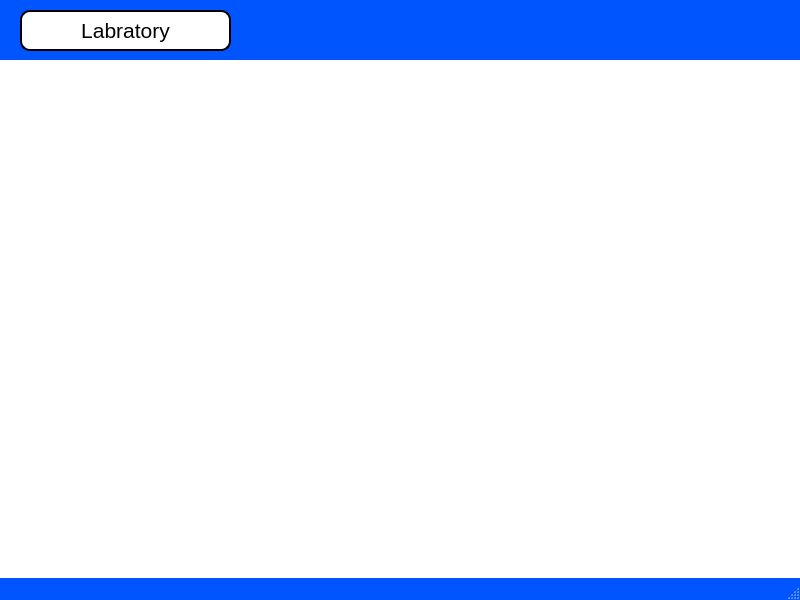
<?xml version="1.0" encoding="UTF-8"?>
<ui version="4.0">
 <class>Quality_Assurance_menu</class>
 <widget class="QMainWindow" name="Quality_Assurance_menu">
  <property name="geometry">
   <rect>
    <x>0</x>
    <y>0</y>
    <width>800</width>
    <height>600</height>
   </rect>
  </property>
  <property name="palette">
   <palette>
    <active>
     <colorrole role="WindowText">
      <brush brushstyle="SolidPattern">
       <color alpha="255">
        <red>0</red>
        <green>0</green>
        <blue>0</blue>
       </color>
      </brush>
     </colorrole>
     <colorrole role="Button">
      <brush brushstyle="SolidPattern">
       <color alpha="255">
        <red>0</red>
        <green>85</green>
        <blue>255</blue>
       </color>
      </brush>
     </colorrole>
     <colorrole role="Light">
      <brush brushstyle="SolidPattern">
       <color alpha="255">
        <red>127</red>
        <green>170</green>
        <blue>255</blue>
       </color>
      </brush>
     </colorrole>
     <colorrole role="Midlight">
      <brush brushstyle="SolidPattern">
       <color alpha="255">
        <red>63</red>
        <green>127</green>
        <blue>255</blue>
       </color>
      </brush>
     </colorrole>
     <colorrole role="Dark">
      <brush brushstyle="SolidPattern">
       <color alpha="255">
        <red>0</red>
        <green>42</green>
        <blue>127</blue>
       </color>
      </brush>
     </colorrole>
     <colorrole role="Mid">
      <brush brushstyle="SolidPattern">
       <color alpha="255">
        <red>0</red>
        <green>56</green>
        <blue>170</blue>
       </color>
      </brush>
     </colorrole>
     <colorrole role="Text">
      <brush brushstyle="SolidPattern">
       <color alpha="255">
        <red>0</red>
        <green>0</green>
        <blue>0</blue>
       </color>
      </brush>
     </colorrole>
     <colorrole role="BrightText">
      <brush brushstyle="SolidPattern">
       <color alpha="255">
        <red>255</red>
        <green>255</green>
        <blue>255</blue>
       </color>
      </brush>
     </colorrole>
     <colorrole role="ButtonText">
      <brush brushstyle="SolidPattern">
       <color alpha="255">
        <red>0</red>
        <green>0</green>
        <blue>0</blue>
       </color>
      </brush>
     </colorrole>
     <colorrole role="Base">
      <brush brushstyle="SolidPattern">
       <color alpha="255">
        <red>255</red>
        <green>255</green>
        <blue>255</blue>
       </color>
      </brush>
     </colorrole>
     <colorrole role="Window">
      <brush brushstyle="SolidPattern">
       <color alpha="255">
        <red>0</red>
        <green>85</green>
        <blue>255</blue>
       </color>
      </brush>
     </colorrole>
     <colorrole role="Shadow">
      <brush brushstyle="SolidPattern">
       <color alpha="255">
        <red>0</red>
        <green>0</green>
        <blue>0</blue>
       </color>
      </brush>
     </colorrole>
     <colorrole role="AlternateBase">
      <brush brushstyle="SolidPattern">
       <color alpha="255">
        <red>127</red>
        <green>170</green>
        <blue>255</blue>
       </color>
      </brush>
     </colorrole>
     <colorrole role="ToolTipBase">
      <brush brushstyle="SolidPattern">
       <color alpha="255">
        <red>255</red>
        <green>255</green>
        <blue>220</blue>
       </color>
      </brush>
     </colorrole>
     <colorrole role="ToolTipText">
      <brush brushstyle="SolidPattern">
       <color alpha="255">
        <red>0</red>
        <green>0</green>
        <blue>0</blue>
       </color>
      </brush>
     </colorrole>
    </active>
    <inactive>
     <colorrole role="WindowText">
      <brush brushstyle="SolidPattern">
       <color alpha="255">
        <red>0</red>
        <green>0</green>
        <blue>0</blue>
       </color>
      </brush>
     </colorrole>
     <colorrole role="Button">
      <brush brushstyle="SolidPattern">
       <color alpha="255">
        <red>0</red>
        <green>85</green>
        <blue>255</blue>
       </color>
      </brush>
     </colorrole>
     <colorrole role="Light">
      <brush brushstyle="SolidPattern">
       <color alpha="255">
        <red>127</red>
        <green>170</green>
        <blue>255</blue>
       </color>
      </brush>
     </colorrole>
     <colorrole role="Midlight">
      <brush brushstyle="SolidPattern">
       <color alpha="255">
        <red>63</red>
        <green>127</green>
        <blue>255</blue>
       </color>
      </brush>
     </colorrole>
     <colorrole role="Dark">
      <brush brushstyle="SolidPattern">
       <color alpha="255">
        <red>0</red>
        <green>42</green>
        <blue>127</blue>
       </color>
      </brush>
     </colorrole>
     <colorrole role="Mid">
      <brush brushstyle="SolidPattern">
       <color alpha="255">
        <red>0</red>
        <green>56</green>
        <blue>170</blue>
       </color>
      </brush>
     </colorrole>
     <colorrole role="Text">
      <brush brushstyle="SolidPattern">
       <color alpha="255">
        <red>0</red>
        <green>0</green>
        <blue>0</blue>
       </color>
      </brush>
     </colorrole>
     <colorrole role="BrightText">
      <brush brushstyle="SolidPattern">
       <color alpha="255">
        <red>255</red>
        <green>255</green>
        <blue>255</blue>
       </color>
      </brush>
     </colorrole>
     <colorrole role="ButtonText">
      <brush brushstyle="SolidPattern">
       <color alpha="255">
        <red>0</red>
        <green>0</green>
        <blue>0</blue>
       </color>
      </brush>
     </colorrole>
     <colorrole role="Base">
      <brush brushstyle="SolidPattern">
       <color alpha="255">
        <red>255</red>
        <green>255</green>
        <blue>255</blue>
       </color>
      </brush>
     </colorrole>
     <colorrole role="Window">
      <brush brushstyle="SolidPattern">
       <color alpha="255">
        <red>0</red>
        <green>85</green>
        <blue>255</blue>
       </color>
      </brush>
     </colorrole>
     <colorrole role="Shadow">
      <brush brushstyle="SolidPattern">
       <color alpha="255">
        <red>0</red>
        <green>0</green>
        <blue>0</blue>
       </color>
      </brush>
     </colorrole>
     <colorrole role="AlternateBase">
      <brush brushstyle="SolidPattern">
       <color alpha="255">
        <red>127</red>
        <green>170</green>
        <blue>255</blue>
       </color>
      </brush>
     </colorrole>
     <colorrole role="ToolTipBase">
      <brush brushstyle="SolidPattern">
       <color alpha="255">
        <red>255</red>
        <green>255</green>
        <blue>220</blue>
       </color>
      </brush>
     </colorrole>
     <colorrole role="ToolTipText">
      <brush brushstyle="SolidPattern">
       <color alpha="255">
        <red>0</red>
        <green>0</green>
        <blue>0</blue>
       </color>
      </brush>
     </colorrole>
    </inactive>
    <disabled>
     <colorrole role="WindowText">
      <brush brushstyle="SolidPattern">
       <color alpha="255">
        <red>0</red>
        <green>42</green>
        <blue>127</blue>
       </color>
      </brush>
     </colorrole>
     <colorrole role="Button">
      <brush brushstyle="SolidPattern">
       <color alpha="255">
        <red>0</red>
        <green>85</green>
        <blue>255</blue>
       </color>
      </brush>
     </colorrole>
     <colorrole role="Light">
      <brush brushstyle="SolidPattern">
       <color alpha="255">
        <red>127</red>
        <green>170</green>
        <blue>255</blue>
       </color>
      </brush>
     </colorrole>
     <colorrole role="Midlight">
      <brush brushstyle="SolidPattern">
       <color alpha="255">
        <red>63</red>
        <green>127</green>
        <blue>255</blue>
       </color>
      </brush>
     </colorrole>
     <colorrole role="Dark">
      <brush brushstyle="SolidPattern">
       <color alpha="255">
        <red>0</red>
        <green>42</green>
        <blue>127</blue>
       </color>
      </brush>
     </colorrole>
     <colorrole role="Mid">
      <brush brushstyle="SolidPattern">
       <color alpha="255">
        <red>0</red>
        <green>56</green>
        <blue>170</blue>
       </color>
      </brush>
     </colorrole>
     <colorrole role="Text">
      <brush brushstyle="SolidPattern">
       <color alpha="255">
        <red>0</red>
        <green>42</green>
        <blue>127</blue>
       </color>
      </brush>
     </colorrole>
     <colorrole role="BrightText">
      <brush brushstyle="SolidPattern">
       <color alpha="255">
        <red>255</red>
        <green>255</green>
        <blue>255</blue>
       </color>
      </brush>
     </colorrole>
     <colorrole role="ButtonText">
      <brush brushstyle="SolidPattern">
       <color alpha="255">
        <red>0</red>
        <green>42</green>
        <blue>127</blue>
       </color>
      </brush>
     </colorrole>
     <colorrole role="Base">
      <brush brushstyle="SolidPattern">
       <color alpha="255">
        <red>0</red>
        <green>85</green>
        <blue>255</blue>
       </color>
      </brush>
     </colorrole>
     <colorrole role="Window">
      <brush brushstyle="SolidPattern">
       <color alpha="255">
        <red>0</red>
        <green>85</green>
        <blue>255</blue>
       </color>
      </brush>
     </colorrole>
     <colorrole role="Shadow">
      <brush brushstyle="SolidPattern">
       <color alpha="255">
        <red>0</red>
        <green>0</green>
        <blue>0</blue>
       </color>
      </brush>
     </colorrole>
     <colorrole role="AlternateBase">
      <brush brushstyle="SolidPattern">
       <color alpha="255">
        <red>0</red>
        <green>85</green>
        <blue>255</blue>
       </color>
      </brush>
     </colorrole>
     <colorrole role="ToolTipBase">
      <brush brushstyle="SolidPattern">
       <color alpha="255">
        <red>255</red>
        <green>255</green>
        <blue>220</blue>
       </color>
      </brush>
     </colorrole>
     <colorrole role="ToolTipText">
      <brush brushstyle="SolidPattern">
       <color alpha="255">
        <red>0</red>
        <green>0</green>
        <blue>0</blue>
       </color>
      </brush>
     </colorrole>
    </disabled>
   </palette>
  </property>
  <property name="windowTitle">
   <string>MainWindow</string>
  </property>
  <widget class="QWidget" name="centralwidget">
   <widget class="QLabel" name="label">
    <property name="geometry">
     <rect>
      <x>0</x>
      <y>60</y>
      <width>801</width>
      <height>521</height>
     </rect>
    </property>
    <property name="palette">
     <palette>
      <active>
       <colorrole role="WindowText">
        <brush brushstyle="SolidPattern">
         <color alpha="255">
          <red>0</red>
          <green>0</green>
          <blue>0</blue>
         </color>
        </brush>
       </colorrole>
       <colorrole role="Button">
        <brush brushstyle="SolidPattern">
         <color alpha="255">
          <red>0</red>
          <green>85</green>
          <blue>255</blue>
         </color>
        </brush>
       </colorrole>
       <colorrole role="Light">
        <brush brushstyle="SolidPattern">
         <color alpha="255">
          <red>127</red>
          <green>170</green>
          <blue>255</blue>
         </color>
        </brush>
       </colorrole>
       <colorrole role="Midlight">
        <brush brushstyle="SolidPattern">
         <color alpha="255">
          <red>63</red>
          <green>127</green>
          <blue>255</blue>
         </color>
        </brush>
       </colorrole>
       <colorrole role="Dark">
        <brush brushstyle="SolidPattern">
         <color alpha="255">
          <red>0</red>
          <green>42</green>
          <blue>127</blue>
         </color>
        </brush>
       </colorrole>
       <colorrole role="Mid">
        <brush brushstyle="SolidPattern">
         <color alpha="255">
          <red>0</red>
          <green>56</green>
          <blue>170</blue>
         </color>
        </brush>
       </colorrole>
       <colorrole role="Text">
        <brush brushstyle="SolidPattern">
         <color alpha="255">
          <red>0</red>
          <green>0</green>
          <blue>0</blue>
         </color>
        </brush>
       </colorrole>
       <colorrole role="BrightText">
        <brush brushstyle="SolidPattern">
         <color alpha="255">
          <red>255</red>
          <green>255</green>
          <blue>255</blue>
         </color>
        </brush>
       </colorrole>
       <colorrole role="ButtonText">
        <brush brushstyle="SolidPattern">
         <color alpha="255">
          <red>0</red>
          <green>0</green>
          <blue>0</blue>
         </color>
        </brush>
       </colorrole>
       <colorrole role="Base">
        <brush brushstyle="SolidPattern">
         <color alpha="255">
          <red>255</red>
          <green>255</green>
          <blue>255</blue>
         </color>
        </brush>
       </colorrole>
       <colorrole role="Window">
        <brush brushstyle="SolidPattern">
         <color alpha="255">
          <red>0</red>
          <green>85</green>
          <blue>255</blue>
         </color>
        </brush>
       </colorrole>
       <colorrole role="Shadow">
        <brush brushstyle="SolidPattern">
         <color alpha="255">
          <red>0</red>
          <green>0</green>
          <blue>0</blue>
         </color>
        </brush>
       </colorrole>
       <colorrole role="AlternateBase">
        <brush brushstyle="SolidPattern">
         <color alpha="255">
          <red>127</red>
          <green>170</green>
          <blue>255</blue>
         </color>
        </brush>
       </colorrole>
       <colorrole role="ToolTipBase">
        <brush brushstyle="SolidPattern">
         <color alpha="255">
          <red>255</red>
          <green>255</green>
          <blue>220</blue>
         </color>
        </brush>
       </colorrole>
       <colorrole role="ToolTipText">
        <brush brushstyle="SolidPattern">
         <color alpha="255">
          <red>0</red>
          <green>0</green>
          <blue>0</blue>
         </color>
        </brush>
       </colorrole>
      </active>
      <inactive>
       <colorrole role="WindowText">
        <brush brushstyle="SolidPattern">
         <color alpha="255">
          <red>0</red>
          <green>0</green>
          <blue>0</blue>
         </color>
        </brush>
       </colorrole>
       <colorrole role="Button">
        <brush brushstyle="SolidPattern">
         <color alpha="255">
          <red>0</red>
          <green>85</green>
          <blue>255</blue>
         </color>
        </brush>
       </colorrole>
       <colorrole role="Light">
        <brush brushstyle="SolidPattern">
         <color alpha="255">
          <red>127</red>
          <green>170</green>
          <blue>255</blue>
         </color>
        </brush>
       </colorrole>
       <colorrole role="Midlight">
        <brush brushstyle="SolidPattern">
         <color alpha="255">
          <red>63</red>
          <green>127</green>
          <blue>255</blue>
         </color>
        </brush>
       </colorrole>
       <colorrole role="Dark">
        <brush brushstyle="SolidPattern">
         <color alpha="255">
          <red>0</red>
          <green>42</green>
          <blue>127</blue>
         </color>
        </brush>
       </colorrole>
       <colorrole role="Mid">
        <brush brushstyle="SolidPattern">
         <color alpha="255">
          <red>0</red>
          <green>56</green>
          <blue>170</blue>
         </color>
        </brush>
       </colorrole>
       <colorrole role="Text">
        <brush brushstyle="SolidPattern">
         <color alpha="255">
          <red>0</red>
          <green>0</green>
          <blue>0</blue>
         </color>
        </brush>
       </colorrole>
       <colorrole role="BrightText">
        <brush brushstyle="SolidPattern">
         <color alpha="255">
          <red>255</red>
          <green>255</green>
          <blue>255</blue>
         </color>
        </brush>
       </colorrole>
       <colorrole role="ButtonText">
        <brush brushstyle="SolidPattern">
         <color alpha="255">
          <red>0</red>
          <green>0</green>
          <blue>0</blue>
         </color>
        </brush>
       </colorrole>
       <colorrole role="Base">
        <brush brushstyle="SolidPattern">
         <color alpha="255">
          <red>255</red>
          <green>255</green>
          <blue>255</blue>
         </color>
        </brush>
       </colorrole>
       <colorrole role="Window">
        <brush brushstyle="SolidPattern">
         <color alpha="255">
          <red>0</red>
          <green>85</green>
          <blue>255</blue>
         </color>
        </brush>
       </colorrole>
       <colorrole role="Shadow">
        <brush brushstyle="SolidPattern">
         <color alpha="255">
          <red>0</red>
          <green>0</green>
          <blue>0</blue>
         </color>
        </brush>
       </colorrole>
       <colorrole role="AlternateBase">
        <brush brushstyle="SolidPattern">
         <color alpha="255">
          <red>127</red>
          <green>170</green>
          <blue>255</blue>
         </color>
        </brush>
       </colorrole>
       <colorrole role="ToolTipBase">
        <brush brushstyle="SolidPattern">
         <color alpha="255">
          <red>255</red>
          <green>255</green>
          <blue>220</blue>
         </color>
        </brush>
       </colorrole>
       <colorrole role="ToolTipText">
        <brush brushstyle="SolidPattern">
         <color alpha="255">
          <red>0</red>
          <green>0</green>
          <blue>0</blue>
         </color>
        </brush>
       </colorrole>
      </inactive>
      <disabled>
       <colorrole role="WindowText">
        <brush brushstyle="SolidPattern">
         <color alpha="255">
          <red>0</red>
          <green>42</green>
          <blue>127</blue>
         </color>
        </brush>
       </colorrole>
       <colorrole role="Button">
        <brush brushstyle="SolidPattern">
         <color alpha="255">
          <red>0</red>
          <green>85</green>
          <blue>255</blue>
         </color>
        </brush>
       </colorrole>
       <colorrole role="Light">
        <brush brushstyle="SolidPattern">
         <color alpha="255">
          <red>127</red>
          <green>170</green>
          <blue>255</blue>
         </color>
        </brush>
       </colorrole>
       <colorrole role="Midlight">
        <brush brushstyle="SolidPattern">
         <color alpha="255">
          <red>63</red>
          <green>127</green>
          <blue>255</blue>
         </color>
        </brush>
       </colorrole>
       <colorrole role="Dark">
        <brush brushstyle="SolidPattern">
         <color alpha="255">
          <red>0</red>
          <green>42</green>
          <blue>127</blue>
         </color>
        </brush>
       </colorrole>
       <colorrole role="Mid">
        <brush brushstyle="SolidPattern">
         <color alpha="255">
          <red>0</red>
          <green>56</green>
          <blue>170</blue>
         </color>
        </brush>
       </colorrole>
       <colorrole role="Text">
        <brush brushstyle="SolidPattern">
         <color alpha="255">
          <red>0</red>
          <green>42</green>
          <blue>127</blue>
         </color>
        </brush>
       </colorrole>
       <colorrole role="BrightText">
        <brush brushstyle="SolidPattern">
         <color alpha="255">
          <red>255</red>
          <green>255</green>
          <blue>255</blue>
         </color>
        </brush>
       </colorrole>
       <colorrole role="ButtonText">
        <brush brushstyle="SolidPattern">
         <color alpha="255">
          <red>0</red>
          <green>42</green>
          <blue>127</blue>
         </color>
        </brush>
       </colorrole>
       <colorrole role="Base">
        <brush brushstyle="SolidPattern">
         <color alpha="255">
          <red>0</red>
          <green>85</green>
          <blue>255</blue>
         </color>
        </brush>
       </colorrole>
       <colorrole role="Window">
        <brush brushstyle="SolidPattern">
         <color alpha="255">
          <red>0</red>
          <green>85</green>
          <blue>255</blue>
         </color>
        </brush>
       </colorrole>
       <colorrole role="Shadow">
        <brush brushstyle="SolidPattern">
         <color alpha="255">
          <red>0</red>
          <green>0</green>
          <blue>0</blue>
         </color>
        </brush>
       </colorrole>
       <colorrole role="AlternateBase">
        <brush brushstyle="SolidPattern">
         <color alpha="255">
          <red>0</red>
          <green>85</green>
          <blue>255</blue>
         </color>
        </brush>
       </colorrole>
       <colorrole role="ToolTipBase">
        <brush brushstyle="SolidPattern">
         <color alpha="255">
          <red>255</red>
          <green>255</green>
          <blue>220</blue>
         </color>
        </brush>
       </colorrole>
       <colorrole role="ToolTipText">
        <brush brushstyle="SolidPattern">
         <color alpha="255">
          <red>0</red>
          <green>0</green>
          <blue>0</blue>
         </color>
        </brush>
       </colorrole>
      </disabled>
     </palette>
    </property>
    <property name="styleSheet">
     <string notr="true">background-image: url('C:/source/pythonQSG/PyQt6 Apps/images/Quality-Assurance.png');
background-repeat: no-repeat;
background-position: center;
background-attachment: fixed;
background-color: white; /* Fallback color */</string>
    </property>
    <property name="text">
     <string/>
    </property>
   </widget>
   <widget class="QPushButton" name="lab_Button">
    <property name="geometry">
     <rect>
      <x>20</x>
      <y>10</y>
      <width>211</width>
      <height>41</height>
     </rect>
    </property>
    <property name="font">
     <font>
      <pointsize>16</pointsize>
     </font>
    </property>
    <property name="styleSheet">
     <string notr="true">QPushButton{background-color: white;
border: 2px solid black;
border-radius: 10px;}
QPushButton:hover{background-color:rgb(85, 255, 255);
border: 2px solidrgb(85, 255, 255);
}</string>
    </property>
    <property name="text">
     <string>Labratory</string>
    </property>
    <property name="autoDefault">
     <bool>false</bool>
    </property>
   </widget>
  </widget>
  <widget class="QMenuBar" name="menubar">
   <property name="geometry">
    <rect>
     <x>0</x>
     <y>0</y>
     <width>800</width>
     <height>21</height>
    </rect>
   </property>
  </widget>
  <widget class="QStatusBar" name="statusbar"/>
 </widget>
 <resources/>
 <connections/>
</ui>
